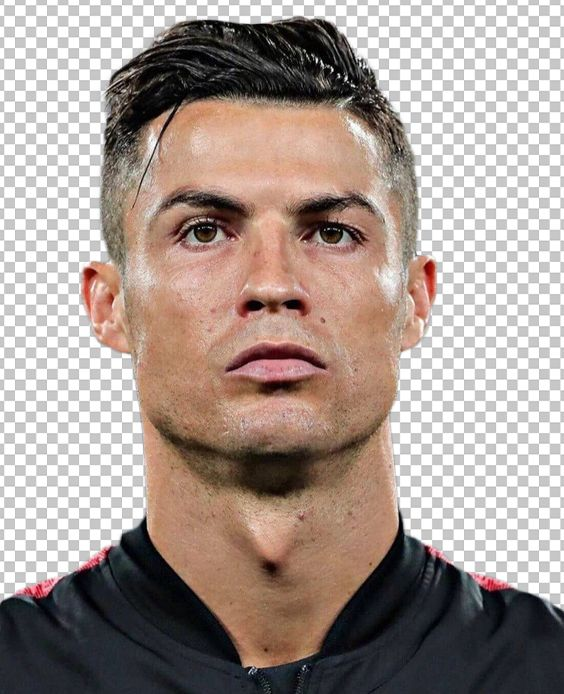
#> input picture Week 3 (Final Exam)/ronaldo2.jpg, 564 x 694 px
$ python Ex2_3.py
#> lines starting #> are read from the running program, lines starting #| are printed output that depends on the picture; pictures that were not available may be replaced by others from this repository, and a replacement may not be noted
import cv2
import numpy as np

# Load the image of Ronaldo's face
face_img = cv2.imread('ronaldo2.jpg', cv2.IMREAD_GRAYSCALE)
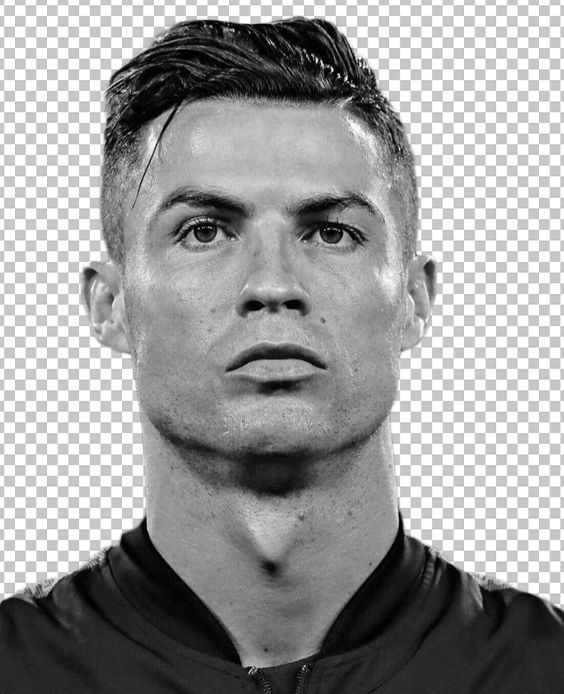
#> face_img: shape (694, 564); min 0, max 255, mean 155.6

# Load the video
video_path = 'ronaldo_video4.mp4'
cap = cv2.VideoCapture(video_path)

# Initiate ORB detector
orb = cv2.ORB_create()

# FLANN parameters
FLANN_INDEX_KDTREE = 1
index_params = dict(algorithm=FLANN_INDEX_KDTREE, trees=5)
search_params = dict(checks=50)  # or pass empty dictionary
flann = cv2.FlannBasedMatcher(index_params, search_params)

# Process each frame of the video
while True:
    ret, frame = cap.read()
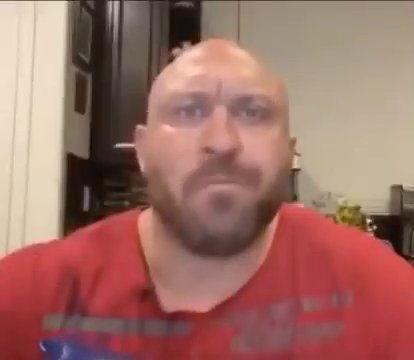
#> input picture frame 39 of Week 1/video.mp4, 414 x 360 px, given in place of ronaldo_video4.mp4, which was not available
#> frame is the input picture: shape (360, 414, 3); mean B, G, R 101.4, 110.6, 158.2
    if not ret:
        break

    # Convert the frame to grayscale
    gray_frame = cv2.cvtColor(frame, cv2.COLOR_BGR2GRAY)
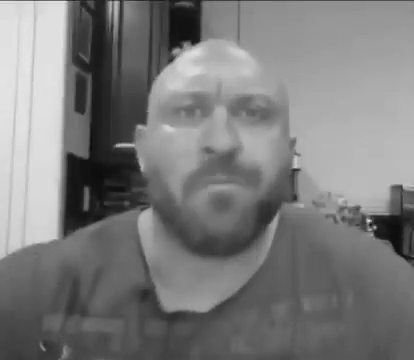
#> gray_frame: shape (360, 414); min 10, max 231, mean 123.7

    # Detect faces in the frame
    face_cascade = cv2.CascadeClassifier(cv2.data.haarcascades + 'haarcascade_frontalface_default.xml')
    faces = face_cascade.detectMultiScale(gray_frame, scaleFactor=1.1, minNeighbors=5, minSize=(30, 30))
#> faces = [[131, 41, 183, 183]]

    # If faces are detected, proceed with keypoint matching
    if len(faces) > 0:
        for (x, y, w, h) in faces:
            # Extract the detected face region
            detected_face = gray_frame[y:y+h, x:x+w]

            # Resize the detected face region to match the size of Ronaldo's face image
            resized_detected_face = cv2.resize(detected_face, (face_img.shape[1], face_img.shape[0]))

            # Find the keypoints and descriptors of the detected face
            face_keypoints, face_descriptors = orb.detectAndCompute(resized_detected_face, None)

            # Convert descriptors to float32
            if face_descriptors is not None:
             face_descriptors = face_descriptors.astype(np.float32)

            # Match descriptors of Ronaldo's face with faace descriptors
            matches = flann.knnMatch(face_descriptors, face_descriptors, k=2)

            # Apply ratio test as per Lowe's paper
            good_matches = []
            for m, n in matches:
                if m.distance < 0.001 * n.distance:
                    good_matches.append(m)

            # Draw matches on the frame
            matched_frame = cv2.drawMatches(face_img, orb.detect(face_img, None), resized_detected_face, face_keypoints,
                                            good_matches, None, flags=cv2.DrawMatchesFlags_NOT_DRAW_SINGLE_POINTS)

            # Display the frame with matches
            cv2.imshow('Matches', matched_frame)
#> this loop made 1 pass
#> (x, y, w, h, matches) on pass 1: (131, 41, 183, 183, 8 matches)
#> pass 1, `detected_face = gray_frame[y:y+h, x:x+w]`:
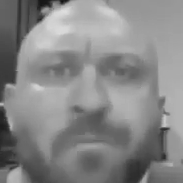
#> detected_face: shape (183, 183); min 18, max 222, mean 135.1
#> pass 1, `resized_detected_face = cv2.resize(detected_face, (face_img.shape[1], ..`:
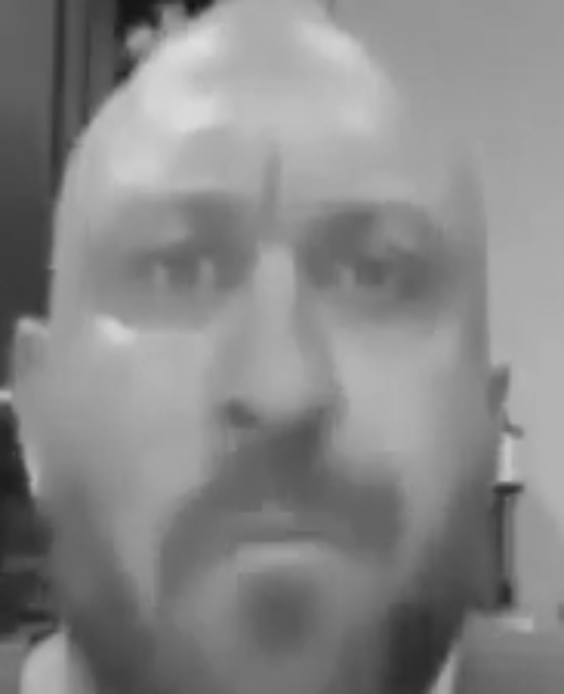
#> resized_detected_face: shape (694, 564); min 19, max 222, mean 135
#> pass 1, `matched_frame = cv2.drawMatches(face_img, orb.detect(face_img, None), ..`:
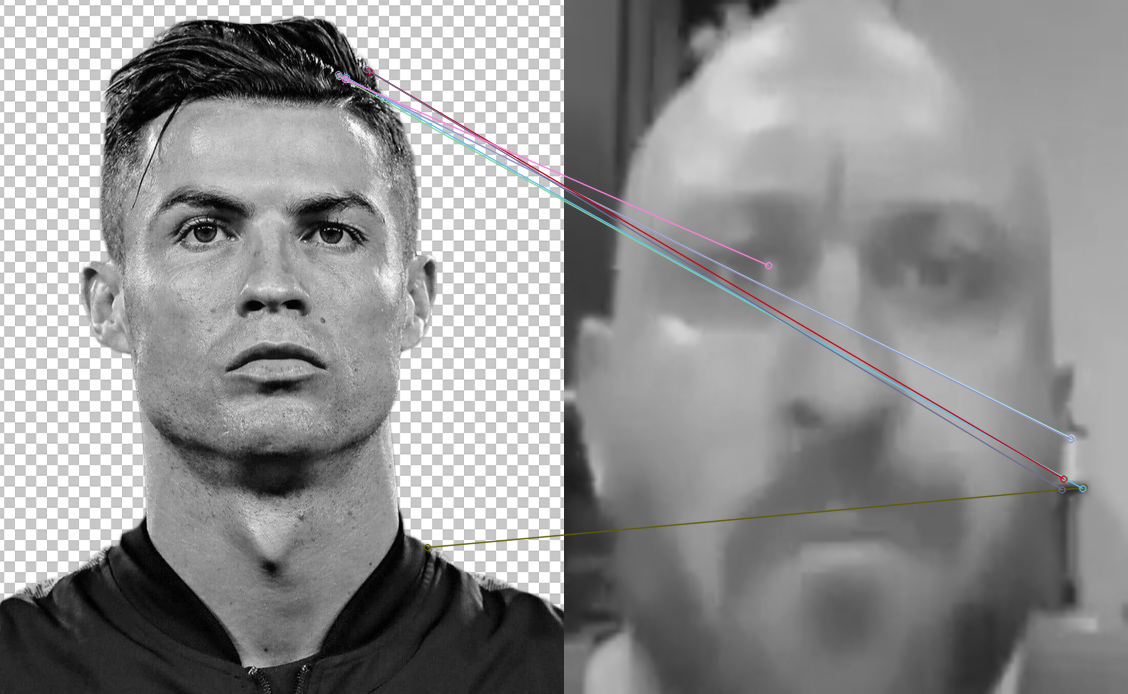
#> matched_frame: shape (694, 1128, 3); mean of channels 0, 1, 2 145.2, 145.1, 145.2; drawn as B, G, R

    if cv2.waitKey(1) & 0xFF == ord('q'):
#> (key q is pressed here)
        break

# Release the video capture and close all windows
cap.release()
cv2.destroyAllWindows()
